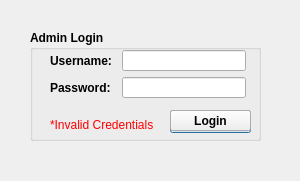
<?xml version="1.0" encoding="UTF-8"?>
<ui version="4.0">
 <class>adminLogin</class>
 <widget class="QDialog" name="adminLogin">
  <property name="geometry">
   <rect>
    <x>0</x>
    <y>0</y>
    <width>300</width>
    <height>181</height>
   </rect>
  </property>
  <property name="windowTitle">
   <string>Dialog</string>
  </property>
  <widget class="QGroupBox" name="groupBox">
   <property name="geometry">
    <rect>
     <x>30</x>
     <y>30</y>
     <width>231</width>
     <height>111</height>
    </rect>
   </property>
   <property name="font">
    <font>
     <weight>75</weight>
     <bold>true</bold>
    </font>
   </property>
   <property name="title">
    <string>Admin Login</string>
   </property>
   <widget class="QLabel" name="label_validation">
    <property name="geometry">
     <rect>
      <x>20</x>
      <y>80</y>
      <width>121</width>
      <height>31</height>
     </rect>
    </property>
    <property name="font">
     <font>
      <weight>50</weight>
      <bold>false</bold>
     </font>
    </property>
    <property name="text">
     <string>&lt;html&gt;&lt;head/&gt;&lt;body&gt;&lt;p&gt;&lt;span style=&quot; color:#ff0000;&quot;&gt;*Invalid Credentials&lt;/span&gt;&lt;/p&gt;&lt;/body&gt;&lt;/html&gt;</string>
    </property>
   </widget>
   <widget class="QWidget" name="layoutWidget">
    <property name="geometry">
     <rect>
      <x>20</x>
      <y>20</y>
      <width>196</width>
      <height>48</height>
     </rect>
    </property>
    <layout class="QFormLayout" name="formLayout">
     <item row="0" column="0">
      <widget class="QLabel" name="label_username">
       <property name="text">
        <string>Username: </string>
       </property>
      </widget>
     </item>
     <item row="0" column="1">
      <widget class="QLineEdit" name="lineEdit_username"/>
     </item>
     <item row="1" column="0">
      <widget class="QLabel" name="label_password">
       <property name="font">
        <font>
         <weight>75</weight>
         <bold>true</bold>
        </font>
       </property>
       <property name="text">
        <string>Password:</string>
       </property>
      </widget>
     </item>
     <item row="1" column="1">
      <widget class="QLineEdit" name="lineEdit_password">
       <property name="echoMode">
        <enum>QLineEdit::Password</enum>
       </property>
      </widget>
     </item>
    </layout>
   </widget>
   <widget class="QPushButton" name="pushButton_logout">
    <property name="geometry">
     <rect>
      <x>140</x>
      <y>80</y>
      <width>81</width>
      <height>23</height>
     </rect>
    </property>
    <property name="text">
     <string>Logout</string>
    </property>
   </widget>
   <widget class="QPushButton" name="pushButton">
    <property name="geometry">
     <rect>
      <x>140</x>
      <y>80</y>
      <width>81</width>
      <height>21</height>
     </rect>
    </property>
    <property name="text">
     <string>Login</string>
    </property>
   </widget>
  </widget>
 </widget>
 <resources/>
 <connections>
  <connection>
   <sender>lineEdit_password</sender>
   <signal>returnPressed()</signal>
   <receiver>pushButton</receiver>
   <slot>click()</slot>
   <hints>
    <hint type="sourcelabel">
     <x>176</x>
     <y>89</y>
    </hint>
    <hint type="destinationlabel">
     <x>199</x>
     <y>125</y>
    </hint>
   </hints>
  </connection>
 </connections>
</ui>
